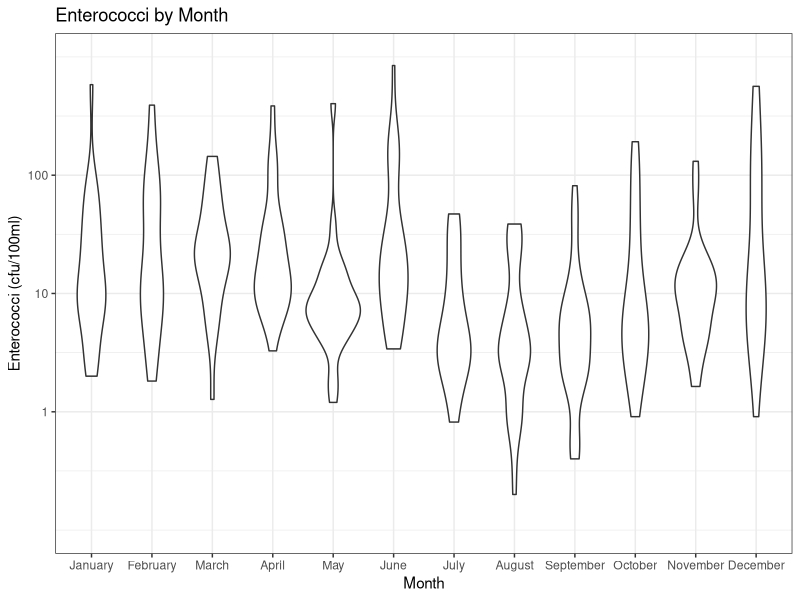
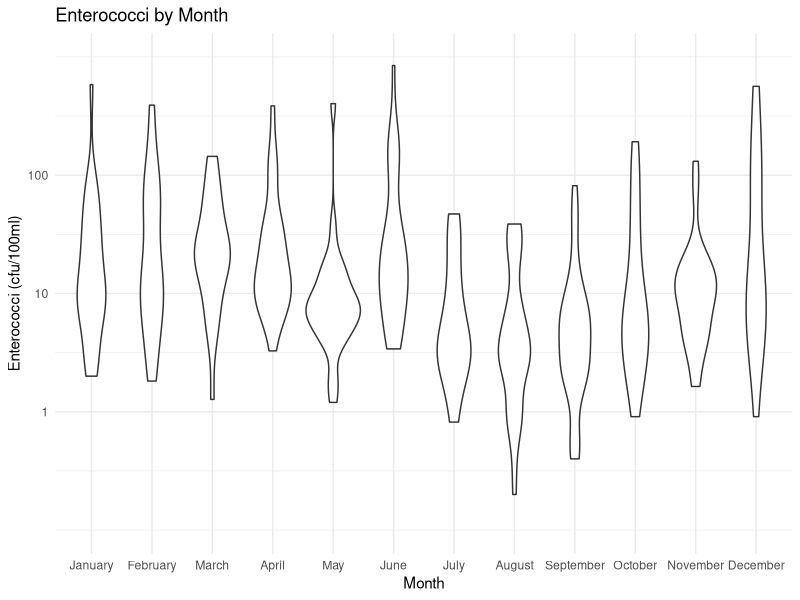
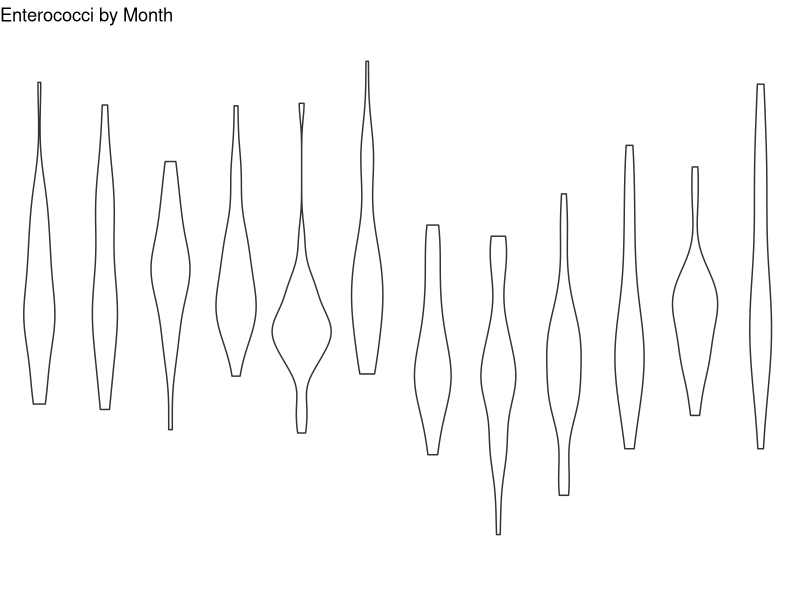
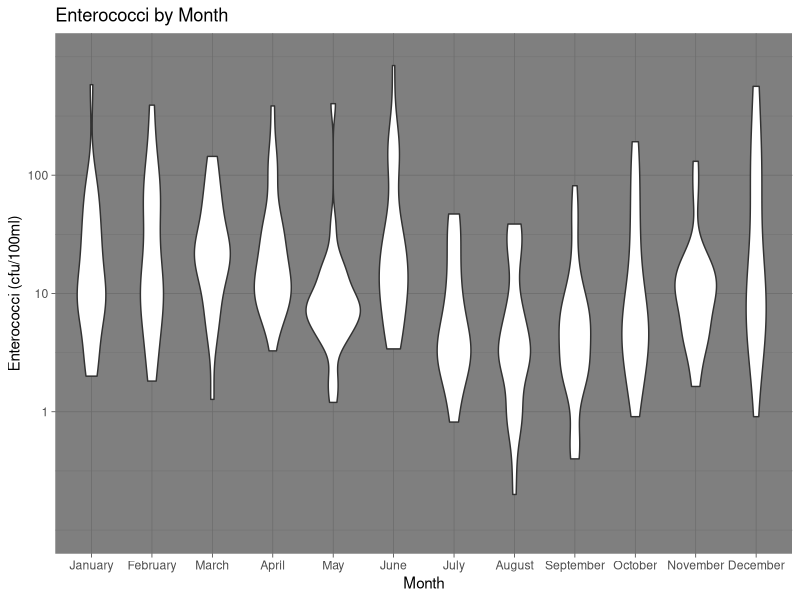
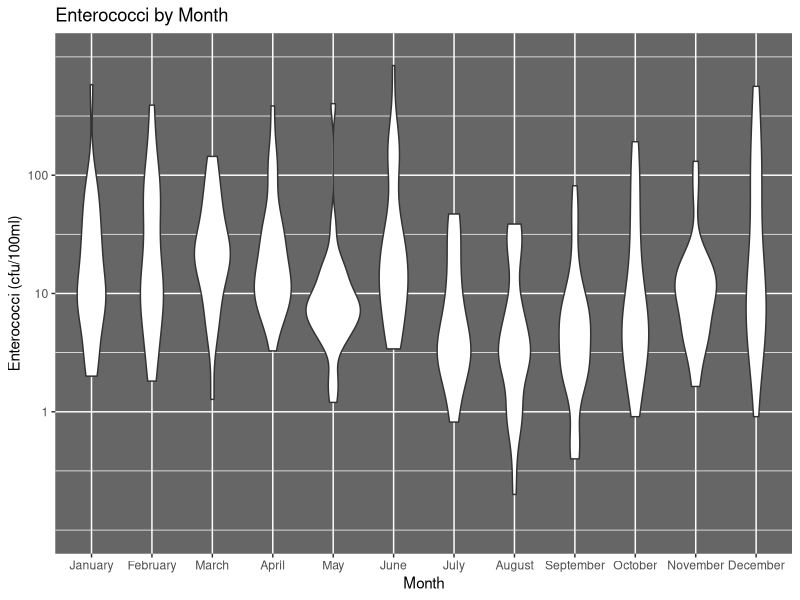
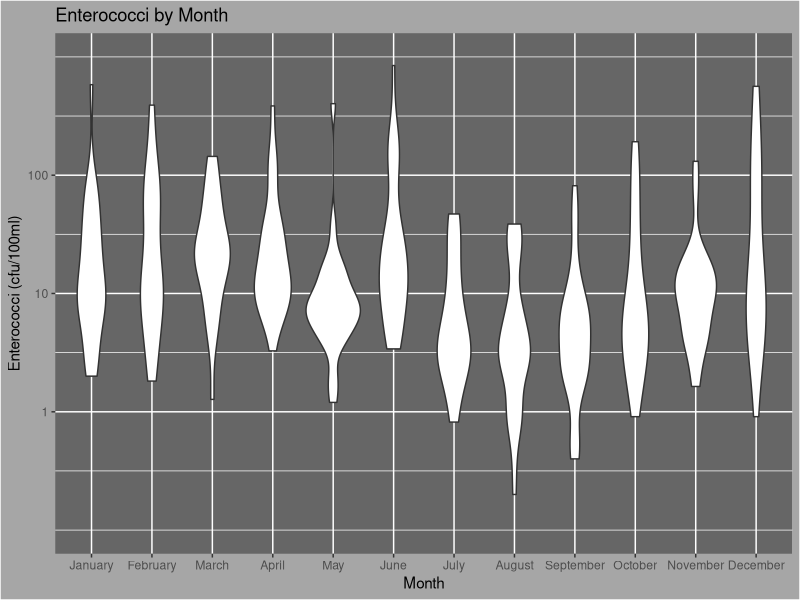
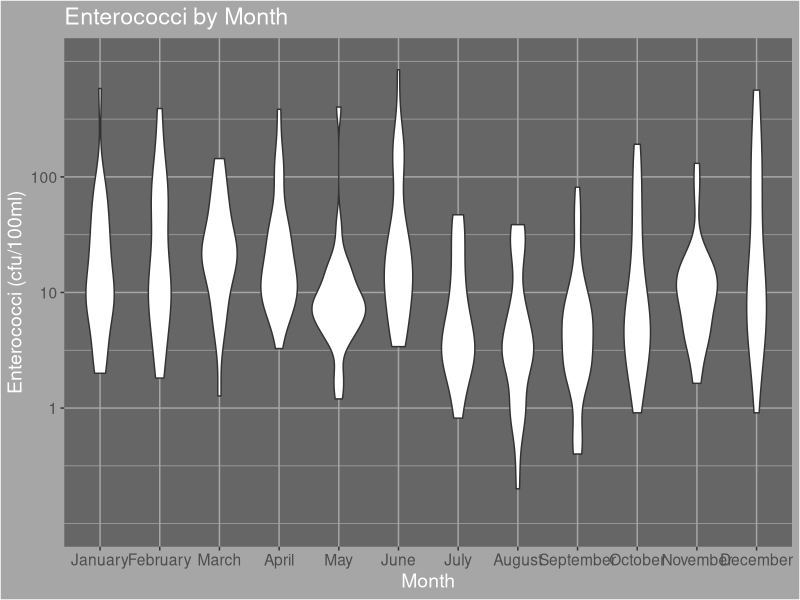
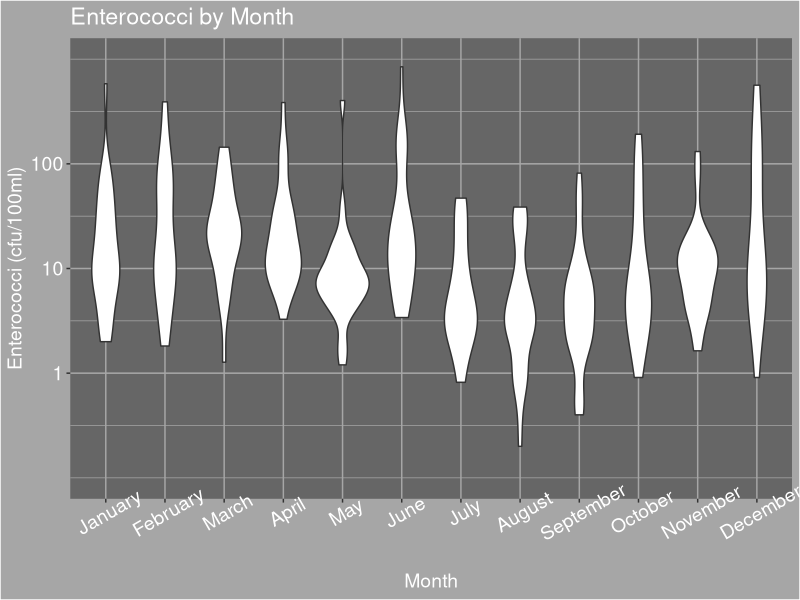

Write R code to recreate these figures, in order.
library(tidyverse)
library(here)
beaches <- read_csv(here("data","sydneybeaches3.csv"))


# As usual, let's set up a plot:
a <- ggplot(
  data = beaches,
  mapping = aes(
    x = reorder(month_name, month),
    y = enterococci)
) +
  geom_violin() +
  scale_y_continuous(
    name = "Enterococci (cfu/100ml)",
    trans = "log10",
    breaks = c(1, 10, 100),
    limits = c(.1, 1000)
  ) +
  scale_x_discrete(name = "Month") +
  ggtitle("Enterococci by Month")

# Exercise 1: take a look at the original plot, and
# then try each of the following themes:
a + theme_bw()
a + theme_minimal()
a + theme_void()
a + theme_dark()



# To tinker, recall we have four basic element types:
#  - element_line (e.g. axis lines, tick marks, grid lines, etc)
#  - element_text (e.g. axis text, titles, legend text etc)
#  - element_rect (e.g. background, legend boxes, facet strips etc)
#  - element_blank (anything we want to remove)

# Let's make the a variation of theme dark by sequentially modifying
# different elements from theme_grey(). First, make the panel
# background darker.
a + theme(
  panel.background = element_rect(fill = "grey40")
)

# Exercise 2: the plot.background is also a rectangle element and
# we need to make that darker. Set it to have a fill of "grey40".

#### YOUR-CODE-HERE ####

# Solution 2:
a + theme(
  panel.background = element_rect(fill = "grey40"),
  plot.background = element_rect(fill = "grey65")
)


# For the rest of this exercise, read along with the
# code and try to modify it (e.g., with different colours)
# just to see what happens...



# Those grid lines (within the panel) are too white now,
# so lets have them blend into the plot background:
b <- a + theme(
  panel.background = element_rect(fill = "grey40"),
  plot.background = element_rect(fill = "grey65"),
  panel.grid = element_line(colour = "grey65")
)

# The text is a little small. We can tinker with individual
# text elements (title labels etc, but we can set them all
# at once like this)
b + theme(
  text = element_text(size = 14, colour = "white")
)

# Notice which ones change and which don't. To modify the
# axis.text separately...
c <- b + theme(
  text = element_text(size = 14, colour = "white"),
  axis.text = element_text(size = 14, colour = "white")
)

# Now we have a problem: the x-axis text overlaps. Again
# these are text elemenets so...
c + theme(
  axis.text.x = element_text(angle = 30)
)

# Okay that's a start but now look at the text justification
# By default they're center justified, and we need to make it
# right justified:
d <- c + theme(
  axis.text.x = element_text(angle = 30, hjust = 1)
)

# Oh, and let's save this last plot!
ggsave(here::here("output","darkbugs.png"))
